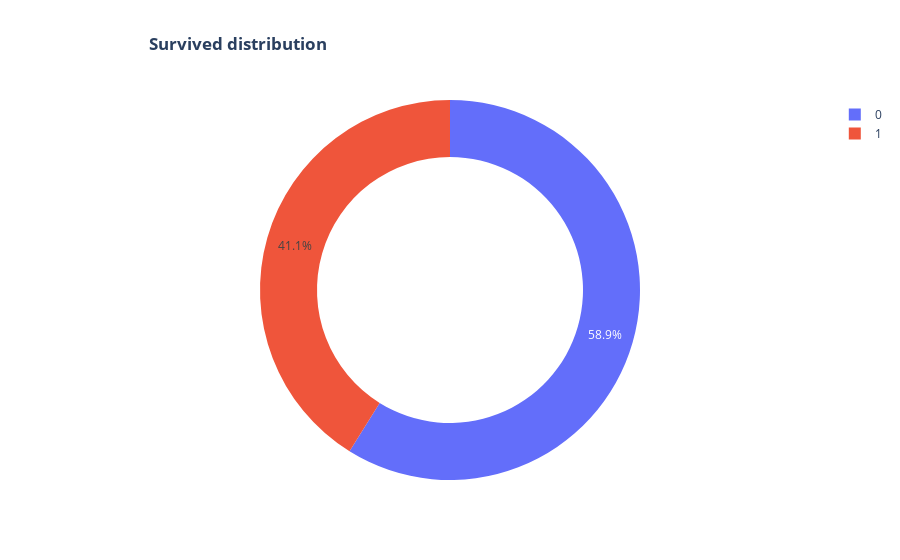

Notebook source saved alongside this figure:
### Code cell
fig = px.pie(df , names='Survived' ,
       title = '<b>                          Survived distribution </b>' ,
       color_discrete_map = {0 : 'blue',
                             1 : 'red'},
       category_orders={'Survived ': ['1', '0']},                      
       hole = 0.7
       )
fig.show()

### Figure 1 — Plotly figure (JSON) as saved in the notebook; plotly's stock layout.template omitted (floating-point values rounded to 4 significant figures; data arrays with more than 128 entries replaced by an {"elided": "..."} marker saying what was removed)
{"data": [{"domain": {"x": [0, 1], "y": [0, 1]}, "hole": 0.7, "hovertemplate": "Survived=%{label}<extra></extra>", "labels": {"elided": "778 int values"}, "legendgroup": "", "name": "", "showlegend": true, "type": "pie"}], "layout": {"legend": {"tracegroupgap": 0}, "title": {"text": "<b>                          Survived distribution </b>"}}}
